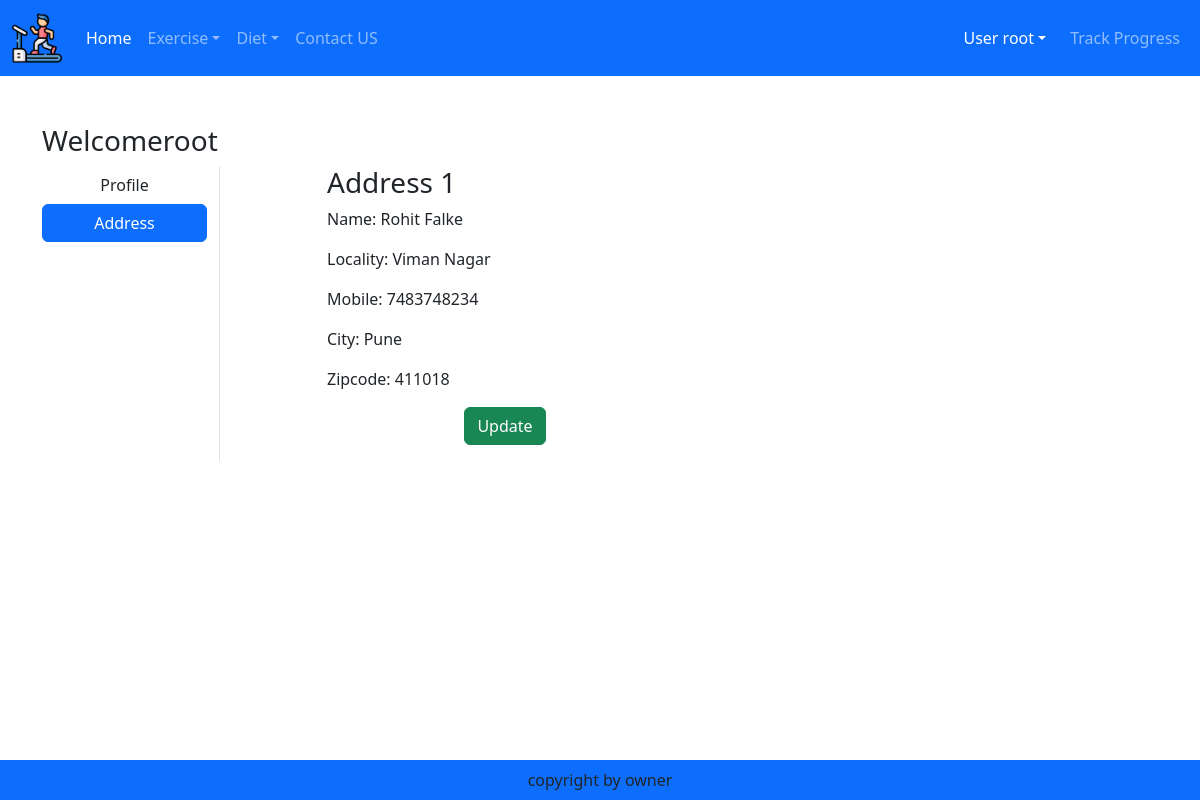
The page /address/ (signed in) on the database its author committed.
### app/models.py (models this page shows, shortened)
class Customer(models.Model):
    user = models.ForeignKey(User,on_delete=models.CASCADE)
    name = models.CharField(max_length=200)
    locality = models.CharField(max_length=200)
    city = models.CharField(max_length=50)
    mobile = models.IntegerField(default=0)
    zipcode = models.IntegerField()

### app/views.py (the view)
# urls.py: path('address/', views.address, name='address'),
def address(request):
    add = Customer.objects.filter(user=request.user)
    return render(request, 'app/address.html',locals())

### app/templates/app/address.html (shortened to what this page needs)
{% extends "app/base.html" %}
 {% load static %}
 {% block main-content %}
<div class="container my-5">
  <div class="row">
    <h3>Welcome<span class="text-capitalize">{{request.user}}</span></h3>
    <div class="col-sm-2 border-end">
      <ul class="list-unstyled">
        <li class="d-grid">
          <a href="{% url 'profile' %}" class="btn">Profile</a>
        </li>
        <li class="d-grid">
          <a href="{% url 'address' %}" class="btn btn-primary">Address</a>
        </li>
      </ul>
    </div>
    <div class="col-sm-8 offset-sm-1">
      <div class="row">
        {% for ad in add %}
        <div class="col-sm-6">
          <div class="card-body">
            <h3>Address {{forloop.counter}}</h3>
            <p>Name: {{ad.name}}</p>
            <p>Locality: {{ad.locality}}</p>
            <p>Mobile: {{ad.mobile}}</p>
            <p>City: {{ad.city}}</p>
            <p>Zipcode: {{ad.zipcode}}</p>
            <p class="text-center">
              <a href="#" type="button" class="btn btn-success">Update</a>
            </p>
          </div>
        </div>
      </div>
      {% endfor %}
    </div>
  </div>
  {% endblock main-content %}

### app/templates/app/base.html (shortened to what this page needs)
<!DOCTYPE html>
{% load static %}
<html lang="en">
  <head>
    <link
      href="https://cdn.jsdelivr.net/npm/bootstrap@5.3.2/dist/css/bootstrap.min.css"
      rel="stylesheet"
    />
    <link rel="stylesheet" href="{% static 'app/css/owl.carousel.min.css' %}" />
    <link rel="stylesheet" href="{% static 'app/css/all.min.css' %}" />
    <link rel="stylesheet" href="{% static 'app/css/style.css' %}" />
  </head>
  <body>
    <nav class="navbar navbar-expand-lg navbar-dark bg-primary">
      <div class="container-fluid">
        <a class="navbar-brand" href="#">
          <img src=" {% static "app/images/treadmill.png" %}" width="50"
          height="50" /></a
        >
        <div class="collapse navbar-collapse" id="navbarSupportedContent">
          <ul class="navbar-nav me-auto mb-2 mb-lg-0">
            {% if request.user.is_authenticated %}
            <li class="nav-item">
              <a class="nav-link active" aria-current="page" href="/">Home</a>
            </li>
          <li class="nav-item dropdown">
            <a
              class="nav-link dropdown-toggle"
              href="#"
              role="button"
              data-bs-toggle="dropdown"
              aria-expanded="false"
              >Exercise</a>
          </li>
            <li class="nav-item dropdown">
              <a
                class="nav-link dropdown-toggle"
                href="#"
                role="button"
                data-bs-toggle="dropdown"
                aria-expanded="false"
                >Diet</a>
            </li>
            <li class="nav-item">
              <a class="nav-link" href="{% url 'contact' %}">Contact US</a>
            </li>
          </ul>
        </div>
        <ul class="navbar-nav me-auto mb-2 mb-lg-0">
          <li class="nav-item dropdown mx-2">
            <a
              class="nav-link dropdown-toggle text-white"
              href="#"
              id="portfolioDropdown"
              role="button"
              data-bs-toggle="dropdown"
              aria-expanded="false"
              >User {{request.user}}</a>
          </li>
          <li class="nav-item">
            <a class="nav-link"  href="{% url 'showtrack' %}">Track Progress</a>
          </li>
         {% endif %}
        </ul>
      </div>
    </nav>
    {% block main-content%}{% endblock main-content %}
    <footer
      class="container-fluid fixed-bottom bg-primary text-center p-2 mt-5"
    >
      copyright by owner
    </footer>
  </body>
</html>

### rows shown on the page
Customer: name "Rohit Falke", locality "Viman Nagar", mobile "7483748234", city "Pune", zipcode "411018"

### other values the page prints
{{ request.user }} "root"
{{ request.user }} "Root"
